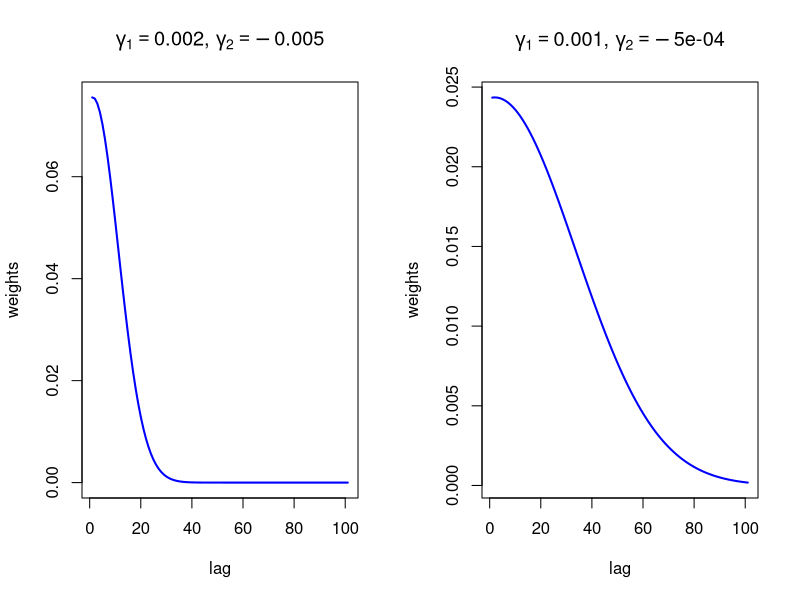
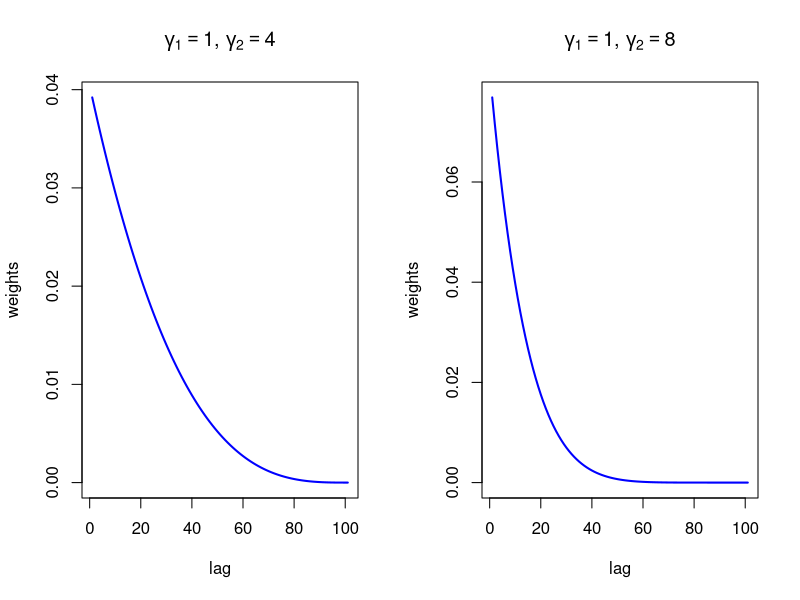
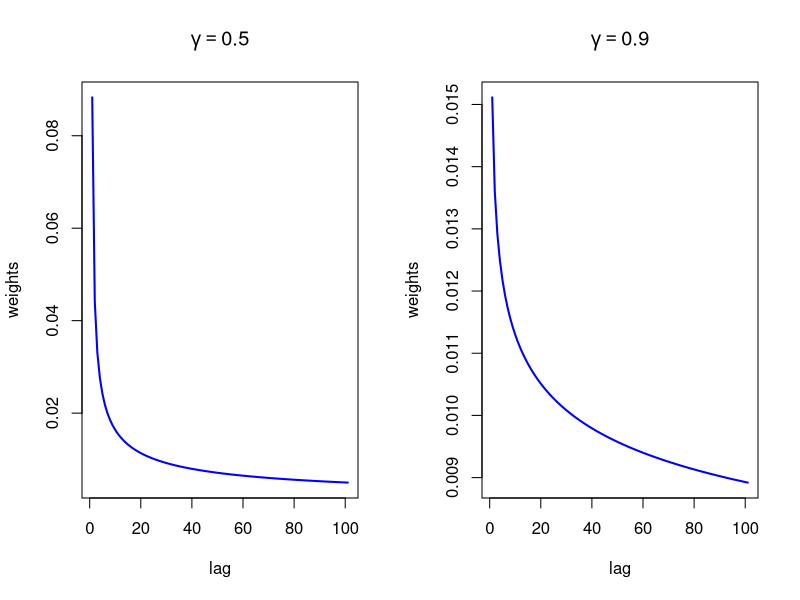

Here is the R script that generated these plots, in order:
#### Plots of weights for 3 constraint functions ####

##### Almon #####

vals <- vector(mode = "list", length = 2)
vals[[1]]$gamma1 = 0.002 # rapidly declining weights
vals[[1]]$gamma2 = -.005
vals[[2]]$gamma1 = 0.001 # slowly declining weights
vals[[2]]$gamma2 = -.0005

compile_weights <- vector(mode = "list", length = 2)
for(j in 1:2){
  for(i in 0:100){
    compile_weights[[j]] <- c(compile_weights[[j]],
                              exp((vals[[j]]$gamma1*(i^1)) + 
                                    vals[[j]]$gamma2*(i^2))) 
  }
  compile_weights[[j]] <- compile_weights[[j]]/sum(compile_weights[[j]])
}

png("/Users/stephenjunvillejo/Desktop/Almon_weights_illustration.png", width=25, height=10, units = 'cm', res = 300)
par(mfrow=c(1,2))
plot(compile_weights[[1]], type="l", col="blue", lwd = 2, 
     ylab="weights", xlab="lag", 
     main=expression(paste(gamma[1]==0.002,",", " ",gamma[2]==-0.005)))
plot(compile_weights[[2]], type="l", col="blue", lwd = 2, 
     ylab="weights", xlab="lag", 
     main=expression(paste(gamma[1]==0.001,",", " ",gamma[2]==-0.0005)))
dev.off()





##### Beta #####

vals <- vector(mode = "list", length = 2)
vals[[1]]$gamma1 = 1 
vals[[1]]$gamma2 = 4
vals[[2]]$gamma1 = 1 
vals[[2]]$gamma2 = 8

compile_weights <- vector(mode = "list", length = 2)
for(j in 1:2){
  for(i in 0:100){
    x <- 0.0001 + (1-0.0001)*((i-1)/(100-1))
    compile_weights[[j]] <- c(compile_weights[[j]],
                              (x^(vals[[j]]$gamma1-1))*((1-x))^(vals[[j]]$gamma2-1)) 
  }
  compile_weights[[j]] <- compile_weights[[j]]/sum(compile_weights[[j]])
  
}

png("/Users/stephenjunvillejo/Desktop/Beta_weights_illustration.png", width=25, height=10, units = 'cm', res = 300)
par(mfrow=c(1,2))
plot(compile_weights[[1]], type="l", col="blue", lwd = 2, 
     ylab="weights", xlab="lag", 
     main=expression(paste(gamma[1]==1,",", " ",gamma[2]==4)))
plot(compile_weights[[2]], type="l", col="blue", lwd = 2, 
     ylab="weights", xlab="lag", 
     main=expression(paste(gamma[1]==1,",", " ",gamma[2]==8)))
dev.off()




##### Hyperbolic scheme #####

vals <- vector(mode = "list", length = 2)
vals[[1]] = 0.5
vals[[2]] = 0.9

compile_weights <- vector(mode = "list", length = 2)
for(j in 1:2){
  for(lag in 0:100){
    compile_weights[[j]] <- c(compile_weights[[j]],
                              gamma(lag+vals[[j]]) / (gamma(lag+1)*gamma(vals[[j]])))
  }
  compile_weights[[j]] <- compile_weights[[j]]/sum(compile_weights[[j]])
}

png("/Users/stephenjunvillejo/Desktop/Hyperbolic_scheme_weights_illustration.png", width=25, height=10, units = 'cm', res = 300)
par(mfrow=c(1,2))
plot(compile_weights[[1]], type="l", col="blue", lwd = 2, 
     ylab="weights", xlab="lag", 
     main=expression(paste(gamma==0.5)))
plot(compile_weights[[2]], type="l", col="blue", lwd = 2, 
     ylab="weights", xlab="lag", 
     main=expression(paste(gamma==0.9)))
dev.off()




